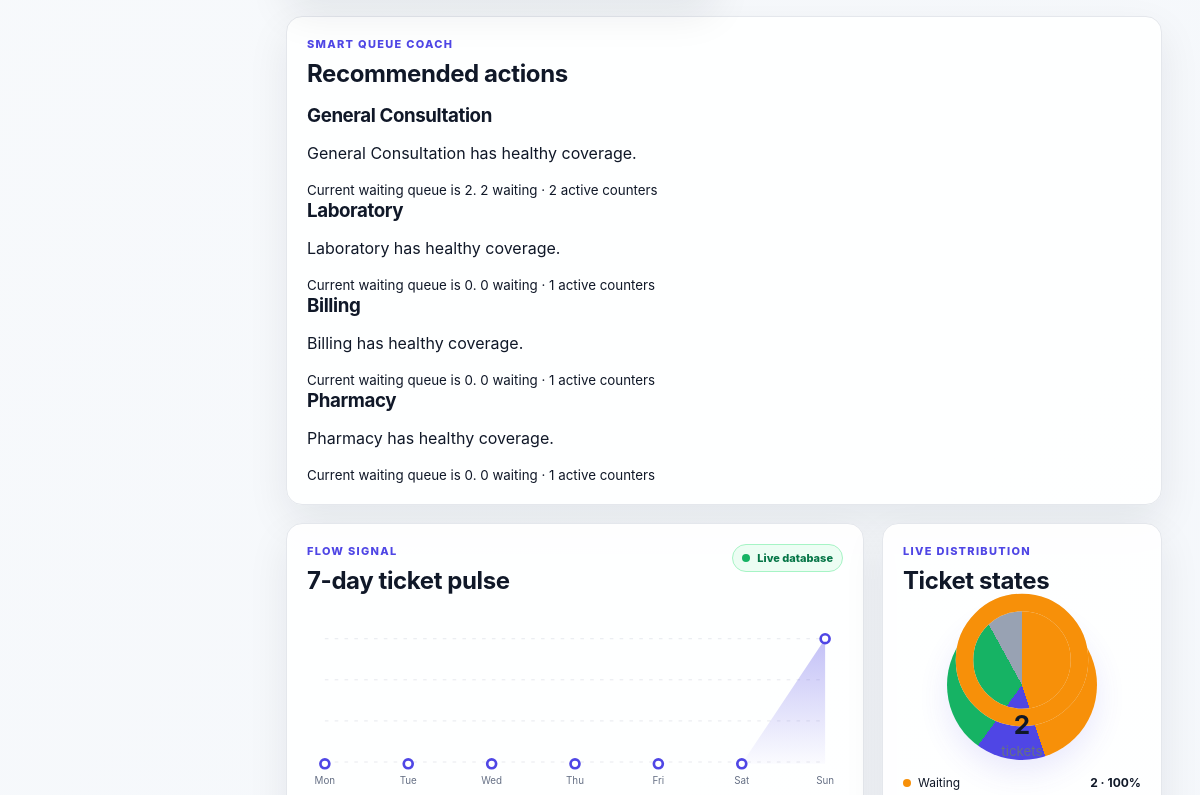
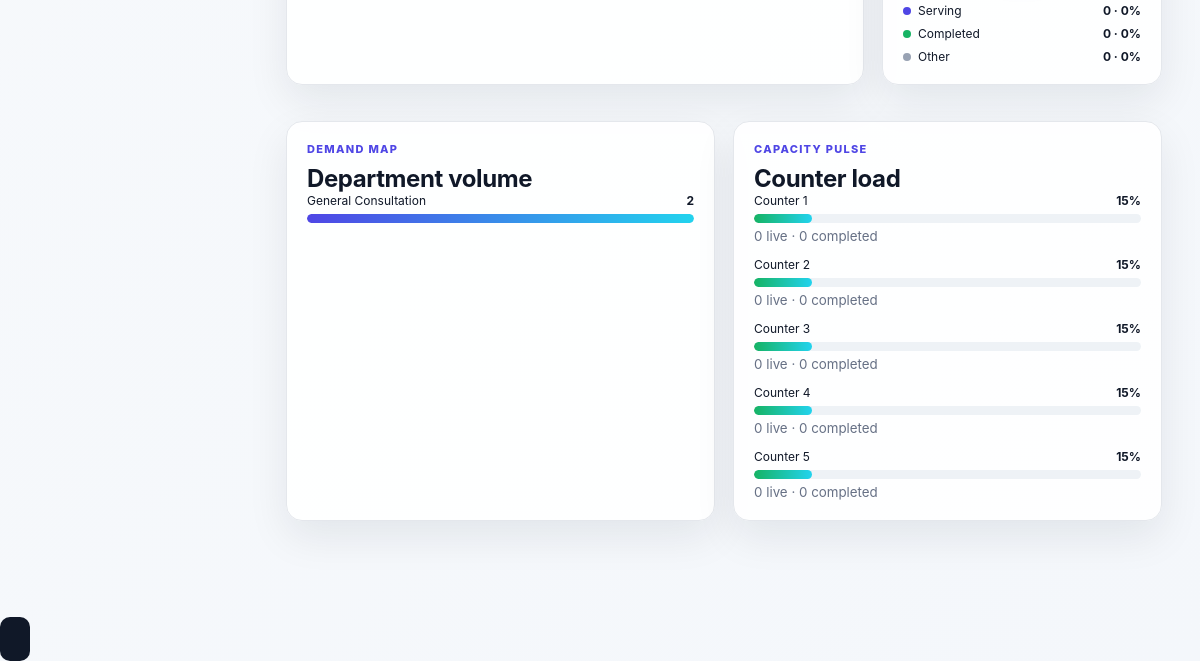
The app's page /manager (signed in, lower part), older data (2 pictures, top to bottom).
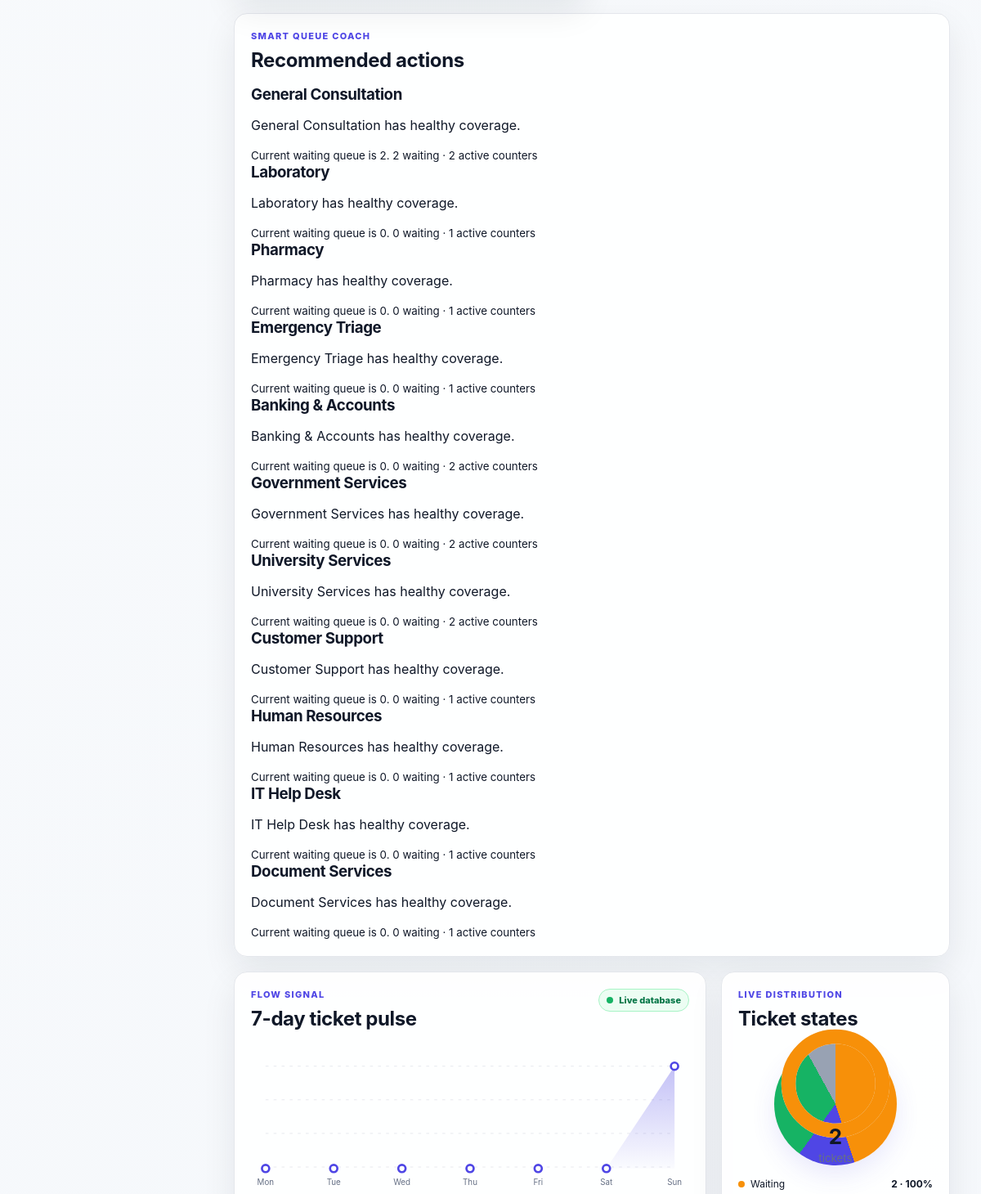
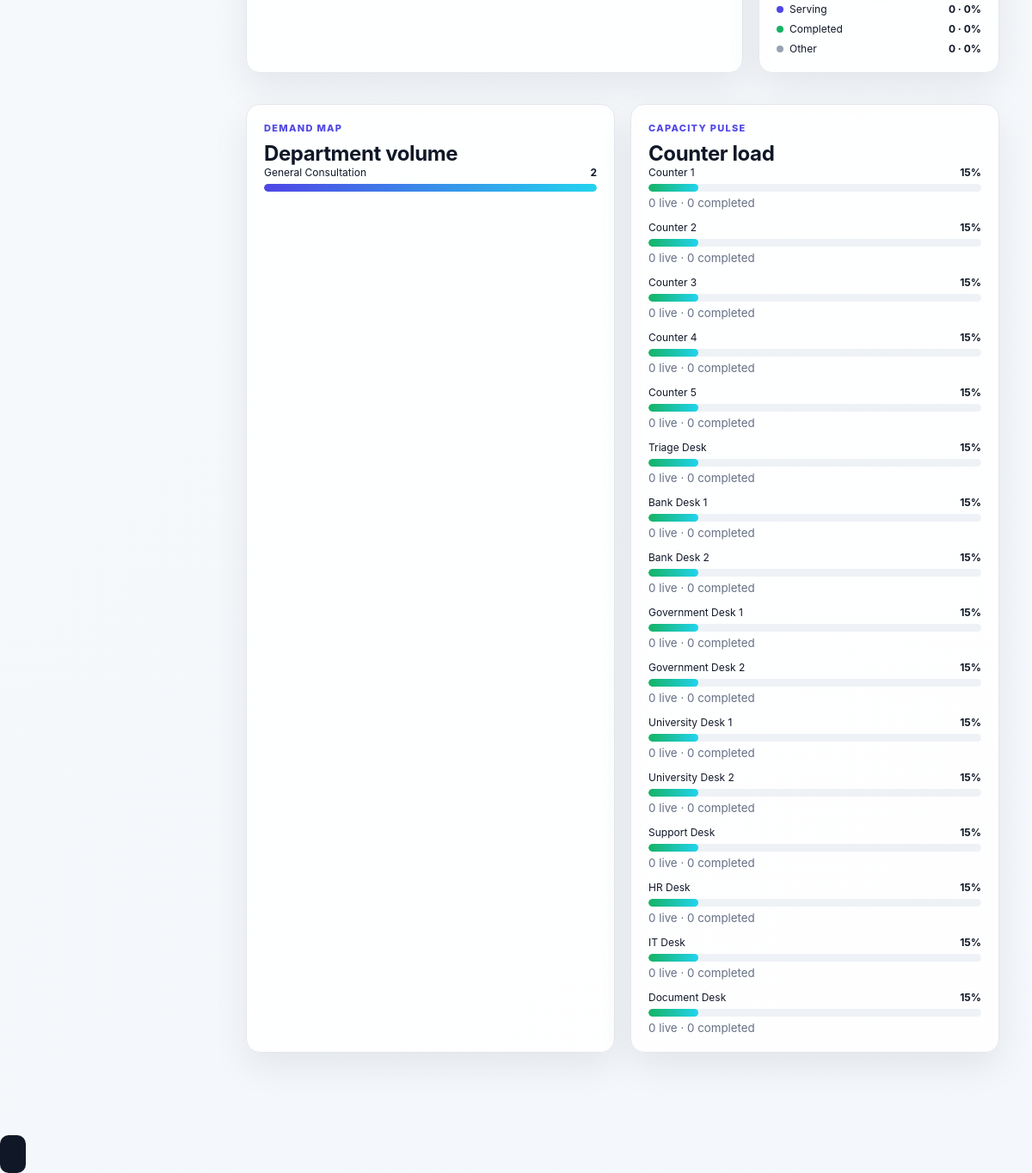
The same page, newer data (2 pictures, top to bottom).
### database/models.py (models this page shows)
class Base(DeclarativeBase):
    pass

class Department(Base):
    __tablename__ = "departments"
    id: Mapped[int] = mapped_column(Integer, primary_key=True)
    name: Mapped[str] = mapped_column(String(120), unique=True, nullable=False)
    code: Mapped[str] = mapped_column(String(10), unique=True, nullable=False)
    is_active: Mapped[bool] = mapped_column(Boolean, default=True, nullable=False)
    created_at: Mapped[datetime] = mapped_column(DateTime, default=datetime.utcnow)
    services = relationship("Service", back_populates="department")
    counters = relationship("Counter", back_populates="department")

class Counter(Base):
    __tablename__ = "counters"
    id: Mapped[int] = mapped_column(Integer, primary_key=True)
    name: Mapped[str] = mapped_column(String(100), unique=True, nullable=False)
    department_id: Mapped[int] = mapped_column(ForeignKey("departments.id"), nullable=False)
    is_active: Mapped[bool] = mapped_column(Boolean, default=True, nullable=False)
    is_paused: Mapped[bool] = mapped_column(Boolean, default=False, nullable=False)
    department = relationship("Department", back_populates="counters")
    assigned_staff = relationship("User", back_populates="assigned_counter", foreign_keys=[User.assigned_counter_id])

### app.py (the view)
@app.get("/manager")
@login_required
@roles_required(Role.ADMIN, Role.MANAGER)
def manager_dashboard():
    start = request.args.get("start")
    end = request.args.get("end")
    end_date = datetime.strptime(end, "%Y-%m-%d") if end else datetime.utcnow()
    start_date = datetime.strptime(start, "%Y-%m-%d") if start else (end_date - timedelta(days=7))
    with get_session() as db:
        analytics = AnalyticsEngine(db)
        kpis = analytics.kpis(start_date, end_date)
        peak_hours = analytics.peak_hours(start_date, end_date).to_dict("records")
        hourly_counts = {hour: 0 for hour in range(24)}
        for row in peak_hours:
            hourly_counts[int(row["hour"])] = int(row["tickets"])
        peak_hour_max = max(hourly_counts.values(), default=0) or 1
        peak_hour_bars = [
            {"hour": hour, "count": count, "height": round((count / peak_hour_max) * 100)}
            for hour, count in hourly_counts.items()
        ]
        predictor = WaitPredictor(db)
        weather = predictor.queue_weather()
        coach = predictor.smart_coach()
        tickets = list(db.scalars(
            select(Ticket).where(Ticket.created_at >= start_date, Ticket.created_at <= end_date)
        ).all())
        trend_days = []
        trend_values = []
        for offset in range(6, -1, -1):
            day = end_date.date() - timedelta(days=offset)
            count = sum(1 for ticket in tickets if ticket.created_at.date() == day)
            trend_days.append(day.strftime("%a"))
            trend_values.append(count)
        trend_max = max(trend_values, default=0) or 1
        trend_points = []
        for index, value in enumerate(trend_values):
            x = 20 + (index * (560 / 6))
            y = 180 - ((value / trend_max) * 140)
            trend_points.append({"x": round(x, 1), "y": round(y, 1), "value": value, "day": trend_days[index]})
        status_counts = {
            "Waiting": len([ticket for ticket in tickets if ticket.status == TicketStatus.WAITING]),
            "Serving": len([ticket for ticket in tickets if ticket.status in (TicketStatus.CALLED, TicketStatus.SERVING)]),
            "Completed": len([ticket for ticket in tickets if ticket.status == TicketStatus.COMPLETED]),
            "Other": len([ticket for ticket in tickets if ticket.status not in (
                TicketStatus.WAITING, TicketStatus.CALLED, TicketStatus.SERVING, TicketStatus.COMPLETED,
            )]),
        }
        status_total = sum(status_counts.values()) or 1
        status_mix = []
        status_offset = 0
        for name, count in status_counts.items():
            percent = round((count / status_total) * 100)
            status_mix.append({"name": name, "count": count, "percent": percent, "offset": status_offset})
            status_offset += percent
        status_gradient_parts = []
        gradient_start = 0
        gradient_colors = {"Waiting": "#f79009", "Serving": "#4f46e5", "Completed": "#16b364", "Other": "#98a2b3"}
        for item in status_mix:
            gradient_end = gradient_start + item["percent"]
            status_gradient_parts.append(f'{gradient_colors[item["name"]]} {gradient_start}% {gradient_end}%')
            gradient_start = gradient_end
        status_gradient = "conic-gradient(" + ",".join(status_gradient_parts) + ")"
        department_counts = {}
        for ticket in tickets:
            department_name = ticket.department.name if ticket.department else "Unknown"
            department_counts[department_name] = department_counts.get(department_name, 0) + 1
        department_mix = sorted(
            ({"name": name, "count": count} for name, count in department_counts.items()),
            key=lambda item: item["count"],
            reverse=True,
        )[:6]
        counter_stats = []
        counters = list(db.scalars(select(Counter).where(Counter.is_active.is_(True))).all())
        for counter in counters:
            waiting_count = db.scalar(select(func.count(Ticket.id)).where(
                Ticket.counter_id == counter.id,
                Ticket.status.in_((TicketStatus.CALLED, TicketStatus.SERVING)),
            )) or 0
            completed_count = db.scalar(select(func.count(Ticket.id)).where(
                Ticket.counter_id == counter.id,
                Ticket.status == TicketStatus.COMPLETED,
            )) or 0
            capacity = min(((completed_count + 1) * 15) + (waiting_count * 25), 100)
            counter_stats.append({"name": counter.name, "waiting": waiting_count, "completed": completed_count, "capacity": capacity, "paused": counter.is_paused})
        return render_template(
            "manager.html",
            kpis=kpis,
            peak_hours=peak_hours,
            peak_hour_bars=peak_hour_bars,
            start=start_date.date().isoformat(),
            end=end_date.date().isoformat(),
            weather=weather,
            coach=coach,
            trend_points=trend_points,
            status_mix=status_mix,
            status_gradient=status_gradient,
            department_mix=department_mix,
            counter_stats=counter_stats,
        )

### app.py (called while the page is built)
def login_required(view_func):
    @wraps(view_func)
    def wrapper(*args, **kwargs):
        if not session.get("user_id"):
            flash("Please login first.", "warning")
            return redirect(url_for("login"))
        return view_func(*args, **kwargs)
    return wrapper

def roles_required(*roles: Role):
    role_values = {role.value for role in roles}
    def decorator(view_func):
        @wraps(view_func)
        def wrapper(*args, **kwargs):
            user_role = session.get("user_role")
            if user_role not in role_values:
                flash("You do not have access to this page.", "danger")
                return redirect(url_for("home"))
            return view_func(*args, **kwargs)
        return wrapper
    return decorator

### core/analytics_engine.py (called while the page is built)
    def peak_hours(self, start: datetime, end: datetime) -> pd.DataFrame:
        df = self.tickets_dataframe(start, end)
        if df.empty:
            return pd.DataFrame(columns=["hour", "tickets"])
        df["hour"] = pd.to_datetime(df["created_at"]).dt.hour
        return df.groupby("hour", as_index=False).size().rename(columns={"size": "tickets"})

### templates/manager.html (shortened to what the changed rows need)
{% extends 'base.html' %}
{% block content %}
<section class="card coach-card">
  <div class="coach-heading">
    <div>
      <h2>Recommended actions</h2>
    </div>
  </div>
  <div class="coach-list">
    {% for item in coach %}
    <article class="coach-item {{ item.severity }}">
      <div>
        <h3>{{ item.department }}</h3>
        <p>{{ item.action }}</p>
        <small>{{ item.impact }} {{ item.waiting }} waiting · {{ item.active_counters }} active counters</small>
      </div>
    </article>
    {% else %}
    <p>No departments available.</p>
    {% endfor %}
  </div>
</section>
<section class="visual-grid">
  <article class="card trend-card">
    <div class="chart-heading">
      <div><span class="eyebrow">FLOW SIGNAL</span><h2>7-day ticket pulse</h2></div>
      <span class="live-chip"><i></i> Live database</span>
    </div>
    <svg class="trend-chart" viewBox="0 0 600 210" role="img" aria-label="Seven day ticket trend">
      <defs>
        <linearGradient id="trendFill" x1="0" y1="0" x2="0" y2="1">
          <stop offset="0%" stop-color="#4f46e5" stop-opacity="0.34"/>
          <stop offset="100%" stop-color="#4f46e5" stop-opacity="0.02"/>
        </linearGradient>
        <filter id="trendGlow"><feGaussianBlur stdDeviation="3" result="blur"/><feMerge><feMergeNode in="blur"/><feMergeNode in="SourceGraphic"/></feMerge></filter>
      </defs>
      <g class="chart-grid-lines">
        <line x1="20" y1="40" x2="580" y2="40"/><line x1="20" y1="86" x2="580" y2="86"/><line x1="20" y1="132" x2="580" y2="132"/><line x1="20" y1="178" x2="580" y2="178"/>
      </g>
      <polygon class="trend-area" points="20,180 {% for point in trend_points %}{{ point.x }},{{ point.y }} {% endfor %}580,180" fill="url(#trendFill)"/>
      <polyline class="trend-line" points="{% for point in trend_points %}{{ point.x }},{{ point.y }}{% if not loop.last %} {% endif %}{% endfor %}" fill="none" stroke="#4f46e5" stroke-width="4" stroke-linecap="round" stroke-linejoin="round" filter="url(#trendGlow)"/>
      {% for point in trend_points %}
      <g class="trend-point">
        <circle cx="{{ point.x }}" cy="{{ point.y }}" r="5" fill="#fff" stroke="#4f46e5" stroke-width="3"/>
        <text x="{{ point.x }}" y="203" text-anchor="middle">{{ point.day }}</text>
      </g>
      {% endfor %}
    </svg>
  </article>
  <article class="card status-card">
    <div class="chart-heading"><div><span class="eyebrow">LIVE DISTRIBUTION</span><h2>Ticket states</h2></div></div>
    <div class="status-donut-wrap">
      <div class="status-donut">
        <svg viewBox="0 0 120 120" role="img" aria-label="Ticket status distribution">
          <circle cx="60" cy="60" r="46" fill="none" stroke="#eef2f6" stroke-width="14"/>
          {% for item in status_mix %}
          {% set segment_color = '#f79009' if item.name == 'Waiting' else '#4f46e5' if item.name == 'Serving' else '#16b364' if item.name == 'Completed' else '#98a2b3' %}
          <circle class="status-segment" cx="60" cy="60" r="46" fill="none" stroke="{{ segment_color }}" stroke-width="14" pathLength="100" stroke-dasharray="{{ item.percent }} {{ 100 - item.percent }}" stroke-dashoffset="-{{ item.offset }}"/>
          {% endfor %}
        </svg>
        <div class="status-donut-center"><strong>{{ kpis.total_tickets }}</strong><small>tickets</small></div>
      </div>
    </div>
    <div class="status-legend">
      {% for item in status_mix %}
      <div><span class="legend-dot {{ item.name.lower() }}"></span><span>{{ item.name }}</span><strong>{{ item.count }} · {{ item.percent }}%</strong></div>
      {% endfor %}
    </div>
  </article>
</section>
<section class="visual-grid visual-grid-bottom">
  <article class="card department-card">
    <div class="chart-heading"><div><span class="eyebrow">DEMAND MAP</span><h2>Department volume</h2></div></div>
    <div class="department-bars">
      {% set department_max = namespace(value=1) %}
      {% for item in department_mix %}{% if item.count > department_max.value %}{% set department_max.value = item.count %}{% endif %}{% endfor %}
      {% for item in department_mix %}
      <div class="department-bar-row">
        <div><span>{{ item.name }}</span><strong>{{ item.count }}</strong></div>
        <div class="department-bar-track"><i style="--bar-width: {{ (item.count / department_max.value * 100) | round }}%"></i></div>
      </div>
      {% else %}
      <p class="muted-empty">No department activity in this period.</p>
      {% endfor %}
    </div>
  </article>
  <article class="card counter-card">
    <div class="chart-heading"><div><span class="eyebrow">CAPACITY PULSE</span><h2>Counter load</h2></div></div>
    <div class="counter-loads">
      {% for counter in counter_stats %}
      <div class="counter-load {% if counter.paused %}paused{% endif %}">
        <div><span>{{ counter.name }}</span><strong>{{ counter.capacity }}%</strong></div>
        <div class="counter-load-track"><i style="--load-width: {{ counter.capacity }}%"></i></div>
        <small>{{ counter.waiting }} live · {{ counter.completed }} completed</small>
      </div>
      {% else %}
      <p class="muted-empty">No counters configured.</p>
      {% endfor %}
    </div>
  </article>
</section>
{% endblock %}

Row changes from the older to the newer data that the page shows:
no longer on this page (row edited): Department: department "Billing", action "Billing has healthy coverage.", impact "Current waiting queue is 0.", waiting "0", active_counters "1", shown under "Recommended actions"
added Department: department "Emergency Triage", action "Emergency Triage has healthy coverage.", impact "Current waiting queue is 0.", waiting "0", active_counters "1", shown under "Recommended actions"
added Department: department "Banking & Accounts", action "Banking & Accounts has healthy coverage.", impact "Current waiting queue is 0.", waiting "0", active_counters "2", shown under "Recommended actions"
added Department: department "Government Services", action "Government Services has healthy coverage.", impact "Current waiting queue is 0.", waiting "0", active_counters "2", shown under "Recommended actions"
added Department: department "University Services", action "University Services has healthy coverage.", impact "Current waiting queue is 0.", waiting "0", active_counters "2", shown under "Recommended actions"
added Department: department "Customer Support", action "Customer Support has healthy coverage.", impact "Current waiting queue is 0.", waiting "0", active_counters "1", shown under "Recommended actions"
added Department: department "Human Resources", action "Human Resources has healthy coverage.", impact "Current waiting queue is 0.", waiting "0", active_counters "1", shown under "Recommended actions"
added Department: department "IT Help Desk", action "IT Help Desk has healthy coverage.", impact "Current waiting queue is 0.", waiting "0", active_counters "1", shown under "Recommended actions"
added Department: department "Document Services", action "Document Services has healthy coverage.", impact "Current waiting queue is 0.", waiting "0", active_counters "1", shown under "Recommended actions"
added Counter: name "Triage Desk", capacity "15", waiting "0", completed "0"
added Counter: name "Bank Desk 1", capacity "15", waiting "0", completed "0"
added Counter: name "Bank Desk 2", capacity "15", waiting "0", completed "0"
added Counter: name "Government Desk 1", capacity "15", waiting "0", completed "0"
added Counter: name "Government Desk 2", capacity "15", waiting "0", completed "0"
added Counter: name "University Desk 1", capacity "15", waiting "0", completed "0"
added Counter: name "University Desk 2", capacity "15", waiting "0", completed "0"
added Counter: name "Support Desk", capacity "15", waiting "0", completed "0"
added Counter: name "HR Desk", capacity "15", waiting "0", completed "0"
added Counter: name "IT Desk", capacity "15", waiting "0", completed "0"
added Counter: name "Document Desk", capacity "15", waiting "0", completed "0"
